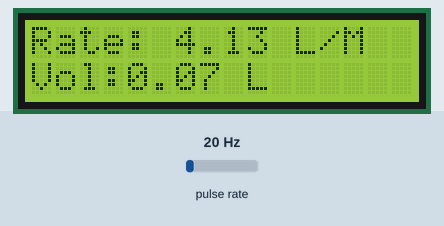
Bench run of a sketch on a simulated Arduino Uno, built with avr-gcc and run on an emulated ATmega328P. Shown: 16×2 character LCD. Wiring (inferred from the names in the program): pulse sensor: data pin 2. Inputs (shaded band) come from the test bench; at power-on: pulse rate 20 Hz. What the sketch prints to the serial monitor is not drawn.

Above: at 2.1 s.
2.2 s: pulse rate (sensor on pin 2) set to 4 Hz
At 3.1 s:
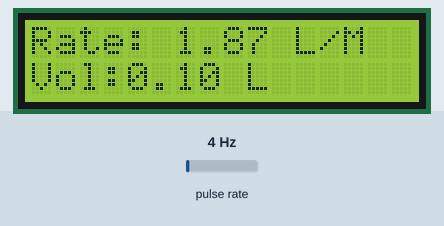
5.0 s: pulse rate (sensor on pin 2) set to 50 Hz
At 6.3 s:
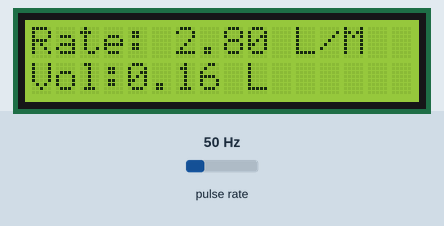
8.0 s: pulse rate (sensor on pin 2) set to 100 Hz
At 8.8 s:
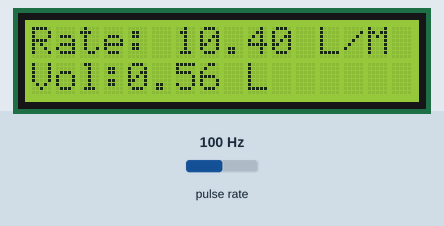
Timing chart, 0 to 11.0 s (numbered marks = the images above; inputs shaded):
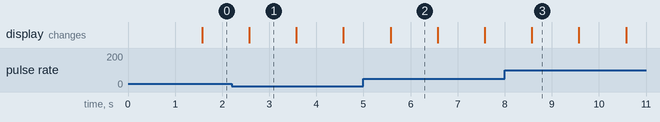

Measured:
- what the display in image 1 shows lasts 1.0 s, from 2.6 s to 3.6 s

The sketch:

water_flow_sensor_2.ino
```cpp
//  THE TEAM OF E INFOTAINMENT
      //https://www.youtube.com/channel/UCr688fGR4aI_tWYD-YKYrzQ
      //https://www.youtube.com/channel/UCr688fGR4aI_tWYD-YKYrzQ
                 //please subscribe to my youtube channel
#include <LiquidCrystal.h>

float vol = 0.0,l_minute;
unsigned char flowsensor = 2; // Sensor Input
unsigned long currentTime;
unsigned long cloopTime;
unsigned long flow_frequency;

LiquidCrystal lcd(12, 11, 6, 5, 4, 3);

void flow () // Interrupt function to increment flow
{
   flow_frequency++;
}
void setup()
{
   Serial.begin(9600);
   pinMode(flowsensor, INPUT);
   digitalWrite(flowsensor, HIGH); // Optional Internal Pull-Up
   attachInterrupt(digitalPinToInterrupt(flowsensor), flow, RISING); // Setup Interrupt

   lcd.begin(16, 2);
   lcd.clear();
   lcd.setCursor(0,0);
   lcd.print("Water FlowMeter");
   lcd.setCursor(0,1);
   lcd.print("   sensing...  ");
   delay(500);
   currentTime = millis();
   cloopTime = currentTime;
}

void loop ()
{
   currentTime = millis();
   // Every second, calculate and print litres/hour
   if(currentTime >= (cloopTime + 1000))
   {
    cloopTime = currentTime; // Updates cloopTime
    if(flow_frequency != 0)
    {

       l_minute = (flow_frequency / 7.5); // (Pulse frequency x 60 min) / 7.5Q = flowrate in L/hour
      lcd.clear();
      lcd.setCursor(0,0);
      lcd.print("Rate: ");
      lcd.print(l_minute);
      lcd.print(" L/M");
      l_minute = l_minute/60;
      lcd.setCursor(0,1);
      vol = vol +l_minute;
      lcd.print("Vol:");
      lcd.print(vol);
      lcd.print(" L");
      flow_frequency = 0; // Reset Counter
      Serial.print(l_minute, DEC); // Print litres/hour
      Serial.println(" L/Sec");
    }
    else {
      Serial.println(" flow rate = 0 ");
      lcd.clear();
      lcd.setCursor(0,0);
      lcd.print("Rate: ");
      lcd.print( flow_frequency );
      lcd.print(" L/M");
      lcd.setCursor(0,1);
      lcd.print("Vol:");
      lcd.print(vol);
      lcd.print(" L");
    }
   }
}
```
